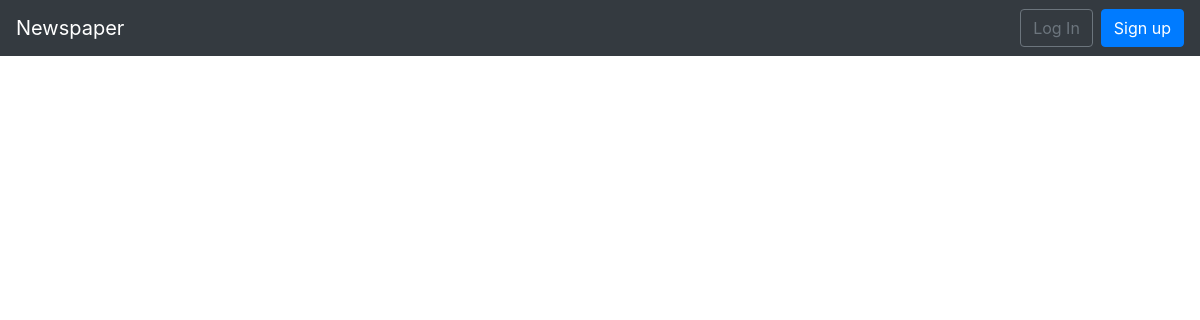
The page /articles/ on the database as committed earlier.
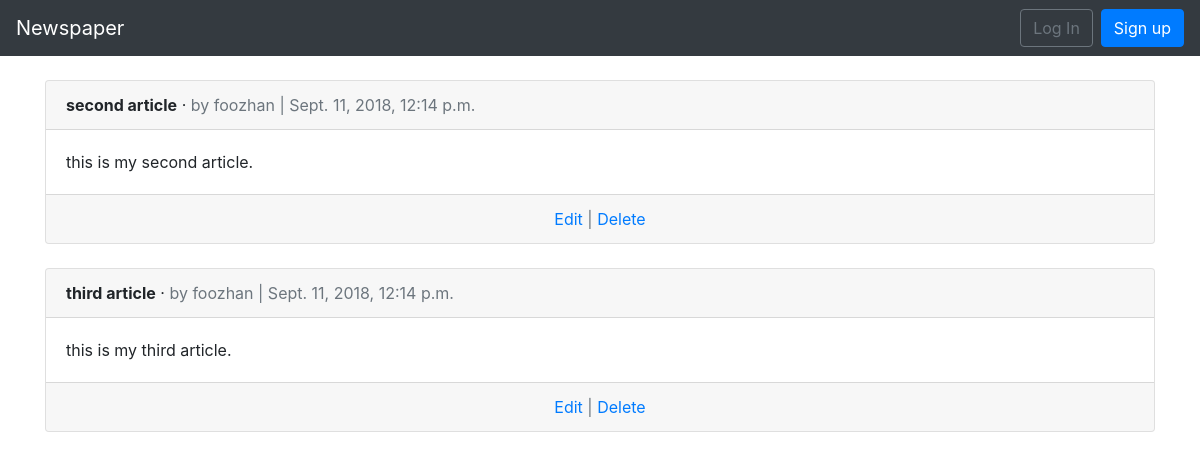
The same page on the database as committed later.
### articles/models.py (models this page shows, shortened)
class Article(models.Model):
	title = models.CharField(max_length= 255)
	body = models.TextField()
	date  = models.DateTimeField(auto_now_add=True)
	author = models.ForeignKey(settings.AUTH_USER_MODEL , on_delete = models.CASCADE,)

### users/models.py (models this page shows)
class CustomUser(AbstractUser):
	age = models.PositiveIntegerField(default = 0)

### articles/views.py (the view)
# urls.py: path('',ArticleListView.as_view(),name = 'article_list'),
class ArticleListView(ListView):
	model = Article
	template_name = 'article_list.html'

### templates/article_list.html (shortened to what this page needs)
{% extends 'base.html' %}
{%block content %}
	{% for article in object_list %}
		<div class= "card">
			<div class="card-header">
				<span class="font-weight-bold">{{ article.title }}</span> &middot;
				<span class="text-muted"> by {{ article.author }} | {{ article.date }}</span>
			</div>
			<div class="card-body">
				{{ article.body }}
			</div>
			<div class="card-footer text-center text-muted">
				<a href="{% url 'article_edit' article.pk %}">Edit</a> | <a href="{% url 'article_delete' article.pk %}">Delete</a>
			</div>
		</div>
		<br />
	{% endfor %}
{% endblock content%}

### templates/base.html (shortened to what this page needs)
<!doctype html>
<html lang="en">
  <head>
    <link rel="stylesheet" href="https://stackpath.bootstrapcdn.com/bootstrap/4.1.3/css/bootstrap.min.css">
  </head>
  <body>
    <nav class="navbar navbar-expand-md navbar-dark bg-dark mb-4">
      <a class="navbar-brand" href="{% url 'home' %}">Newspaper</a>
      <div class="collapse navbar-collapse" id="navbarCollapse">
        {% if user.is_authenticated %}
          <ul class="navbar-nav ml-auto">
            <li class="nav-item">
              <a class="nav-link dropdown-toggle" href="#" id="userMenu"\
              data-toggle="dropdown" aria-haspopup="true" aria-expanded\
              ="false">
                {{ user.username }}
              </a>
              <div class="dropdown-menu dropdown-menu-right"\
              aria-labelledby="userMenu">
                <a class="dropdown-item" href="{% url 'password_change'\
                %}">Change password</a>
                <div class="dropdown-divider"></div>
                <a class="dropdown-item" href="{% url 'logout' %}">
                Log Out</a>
              </div>
            </li>
          </ul>
        {% else %}
          <form class="form-inline ml-auto">
            <a href="{% url 'login' %}" class="btn btn-outline-secondary">
            Log In</a>
            <a href="{% url 'signup' %}" class="btn btn-primary ml-2">
            Sign up</a>
          </form>
        {% endif %}
      </div>
    </nav>
    <div class="container">
      {% block content %}
      {% endblock content %}
    </div>
  </body>
</html>

Rows that differ between the two databases and show on the page:
added Article: title "second article", author "foozhan", date "Sept. 11, 2018, 12:14 p.m.", body "this is my second article."
added Article: title "third article", author "foozhan", date "Sept. 11, 2018, 12:14 p.m.", body "this is my third article."
